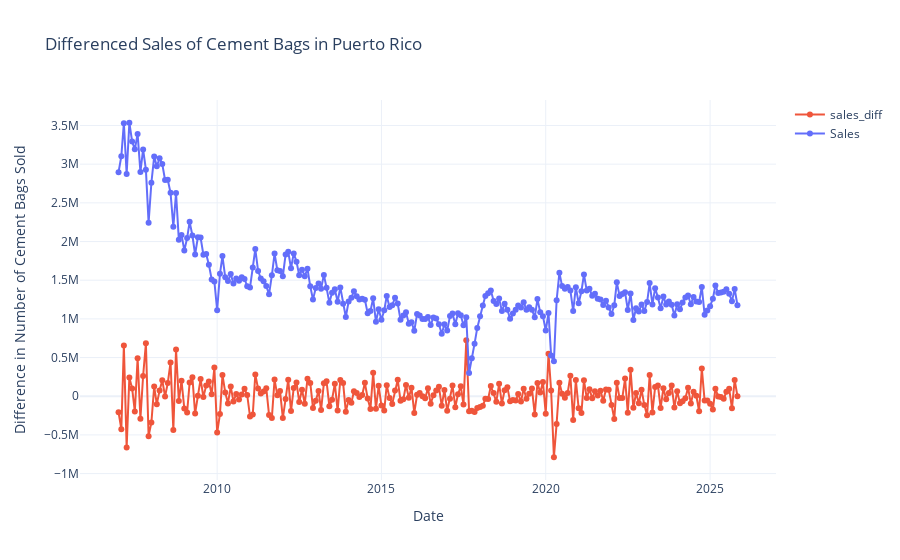

Notebook code for this chart:
### Code cell
sales_plot(df, column='sales_diff', title='Differenced Sales of Cement Bags in Puerto Rico',
           yaxis_title='Difference in Number of Cement Bags Sold')

### Figure 1 — Plotly figure (JSON) as saved in the notebook; plotly's stock layout.template omitted (floating-point values rounded to 4 significant figures; data arrays with more than 128 entries replaced by an {"elided": "..."} marker saying what was removed)
{"data": [{"line": {"color": "#EF553B"}, "marker": {"color": "#EF553B"}, "mode": "lines+markers", "name": "sales_diff", "x": {"elided": "227 str values"}, "y": {"elided": "227 float values"}, "type": "scatter"}, {"line": {"color": "#636EFA"}, "marker": {"color": "#636EFA"}, "mode": "lines+markers", "name": "Sales", "x": {"elided": "227 str values"}, "y": {"elided": "227 float values"}, "type": "scatter"}], "layout": {"title": {"text": "Differenced Sales of Cement Bags in Puerto Rico"}, "xaxis": {"title": {"text": "Date"}}, "yaxis": {"title": {"text": "Difference in Number of Cement Bags Sold"}}, "hovermode": "x"}}
